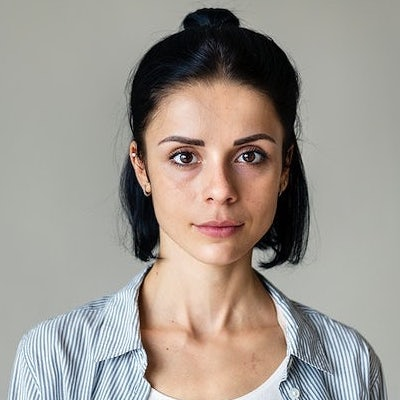
#> input picture face1.jpg, 400 x 400 px
$ python fourier.py
#> lines starting #> are read from the running program, lines starting #| are printed output that depends on the picture
import cv2
import numpy as np
import os
import math
from matplotlib import pyplot as plt

img = cv2.imread("face1.jpg", cv2.IMREAD_COLOR)
#> img is the input picture: shape (400, 400, 3); mean B, G, R 143.9, 151.2, 158.4

def low_pass(channel):
    fourier = np.fft.fft2(channel)
    fshift = np.fft.fftshift(fourier)
    magnitude_spectrum = 20*np.log(np.abs(fshift))

    rows, cols = channel.shape
    crow,ccol = rows//2 , cols//2
    halfEdge = 100

    mask = np.zeros((rows,cols),np.uint8)
    mask[crow-halfEdge:crow+halfEdge, ccol-halfEdge:ccol+halfEdge] = 1

    fshift *= mask

    # fshift[crow-30:crow+30, ccol-30:ccol+30] = 0
    f_ishift = np.fft.ifftshift(fshift)
    img_back = np.fft.ifft2(f_ishift)
    img_back = np.abs(img_back)

    return np.uint8(img_back)

cp = np.copy(img)

for channel in [0, 1, 2]:
    cp[:, :, channel] = low_pass(cp[:, :, channel])
#> this loop made 3 passes
#> pass 1, in low_pass, `magnitude_spectrum = 20*np.log(np.abs(fshift))`:
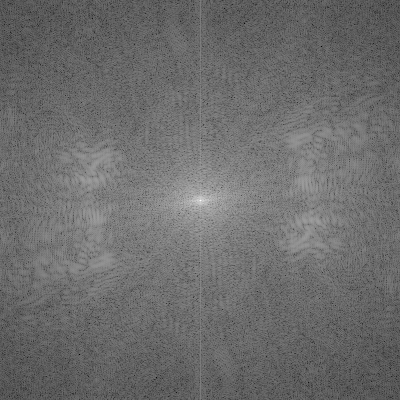
#> magnitude_spectrum: shape (400, 400) float64; min 24.24, max 339, mean 158.7; drawn with min black and max white
#> pass 1, in low_pass, `img_back = np.abs(img_back)`:
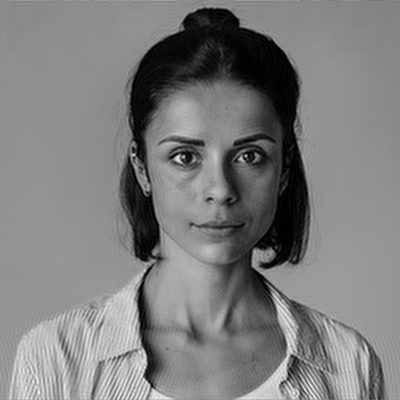
#> img_back: shape (400, 400) float64; min 0.0596, max 291.6, mean 143.9; drawn with min black and max white
#> pass 2, in low_pass (call 2), `img_back = np.abs(img_back)`:
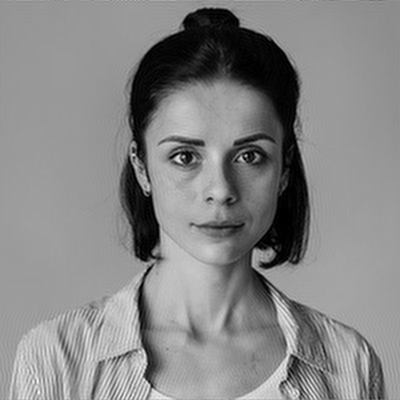
#> img_back: shape (400, 400) float64; min 0.0107, max 286.1, mean 151.3; drawn with min black and max white
#> after the loop:
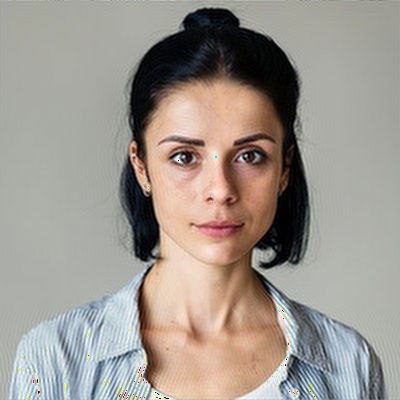
#> cp: shape (400, 400, 3); mean B, G, R 143, 150.6, 157.9

concat = np.concatenate((img, cp), axis=1)
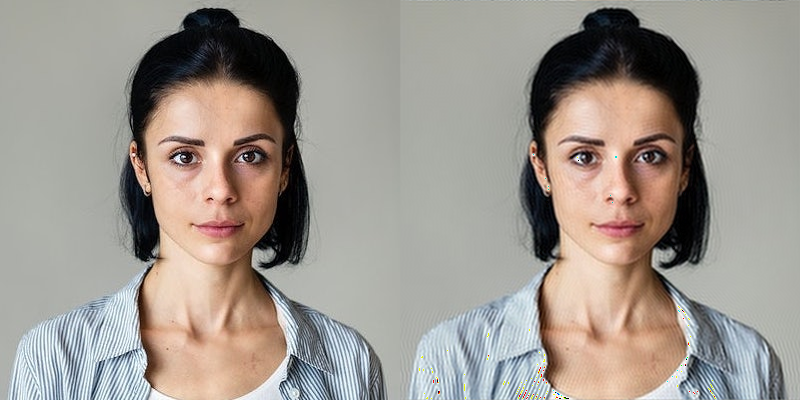
#> concat: shape (400, 800, 3); mean B, G, R 143.4, 150.9, 158.1
cv2.imshow("Displayed Image", concat)
cv2.waitKey(0)

$ run again, with face2.jpg copied over face1.jpg
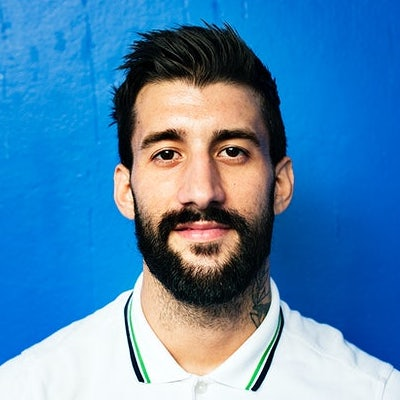
#> input picture face2.jpg, 400 x 400 px
#> img is the input picture: shape (400, 400, 3); mean B, G, R 176.8, 133.1, 78.9
#> the loop `for channel in [0, 1, 2]:` made 3 passes
#> pass 1, in low_pass, `img_back = np.abs(img_back)`:
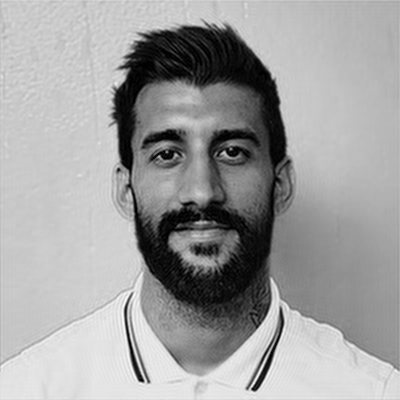
#> img_back: shape (400, 400) float64; min 0.0431, max 282, mean 176.8; drawn with min black and max white
#> `concat = np.concatenate((img, cp), axis=1)`:
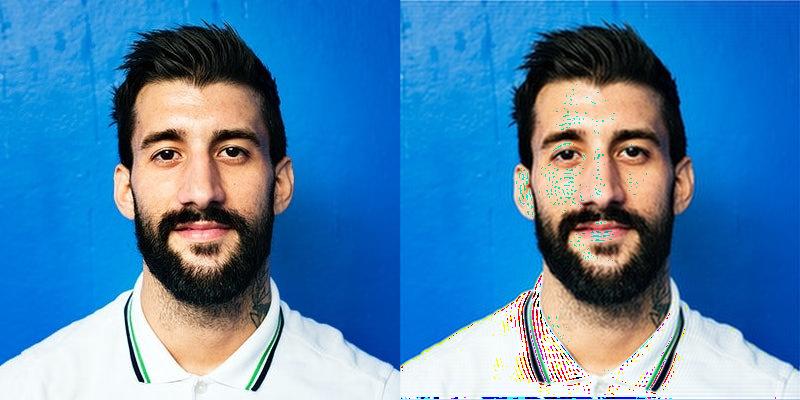
#> concat: shape (400, 800, 3); mean B, G, R 175.4, 131.8, 77.7
